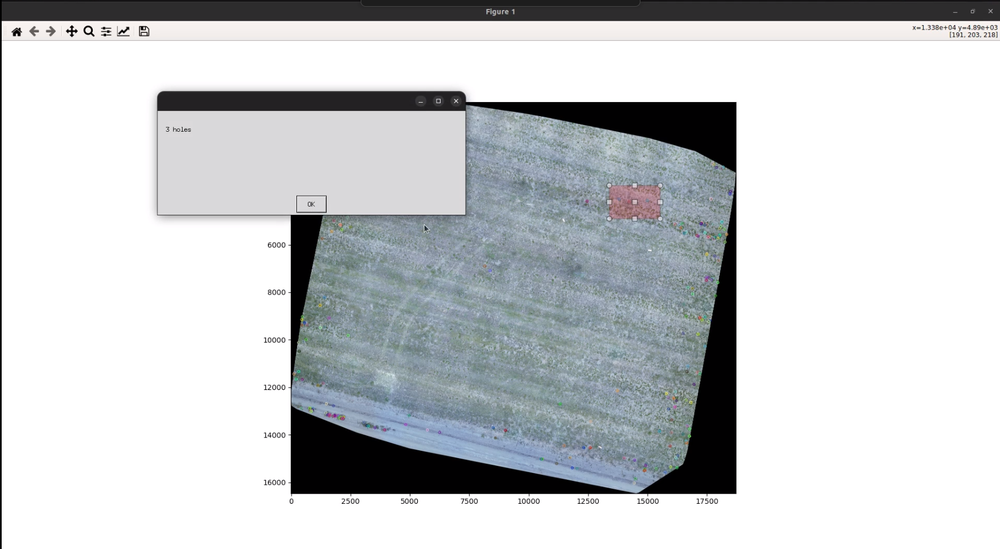
#> input picture pic.png, 1000 x 549 px, shrunk from 1791 x 984 before the run
$ python -i algo.py   (imports and definitions only)
#> lines starting #> are read from the running program, lines starting #| are printed output that depends on the picture; after the words box and inside, x2 and y2 are one past the last pixel; in counts of white or black regions, pixels touching at a corner belong together
#> further down, picture is the input picture: shape (549, 1000, 3); mean B, G, R 204.8, 202.7, 199.9
import gc
import random

from matplotlib.figure import Figure
from matplotlib.widgets import RectangleSelector
import easygui
import PIL
import cv2
import cv2 as cv
import numpy as np
from matplotlib import pyplot as plt

import tkinter as tk
from PIL import ImageTk, Image

coordinates = {}
image_ = None

# def func():
#
#
#     class MousePositionTracker(tk.Frame):
#         """ Tkinter Canvas mouse position widget. """
#
#         def __init__(self, canvas):
#             self.canvas = canvas
#             self.canv_width = self.canvas.cget('width')
#             self.canv_height = self.canvas.cget('height')
#             self.reset()
#
#             # Create canvas cross-hair lines.
#             xhair_opts = dict(dash=(3, 2), fill='white', state=tk.HIDDEN)
#             self.lines = (self.canvas.create_line(0, 0, 0, self.canv_height, **xhair_opts),
#                           self.canvas.create_line(0, 0, self.canv_width, 0, **xhair_opts))
#
#         def cur_selection(self):
#             return (self.start, self.end)
#
#         def begin(self, event):
#             self.hide()
#             self.start = (event.x, event.y)  # Remember position (no drawing).
#
#         def update(self, event):
#             self.end = (event.x, event.y)
#
#             self._update(event)
#             self._command(self.start, (event.x, event.y))  # User callback.
#
#         def _update(self, event):
#             # Update cross-hair lines.
#             self.canvas.coords(self.lines[0], event.x, 0, event.x, self.canv_height)
#             self.canvas.coords(self.lines[1], 0, event.y, self.canv_width, event.y)
#
#             self.show()
#
#         def reset(self):
#             self.start = self.end = None
#
#         def hide(self):
#             self.canvas.itemconfigure(self.lines[0], state=tk.HIDDEN)
#             self.canvas.itemconfigure(self.lines[1], state=tk.HIDDEN)
#
#         def show(self):
#             self.canvas.itemconfigure(self.lines[0], state=tk.NORMAL)
#             self.canvas.itemconfigure(self.lines[1], state=tk.NORMAL)
#
#         def autodraw(self, command=lambda *args: None):
#             """Setup automatic drawing; supports command option"""
#             self.reset()
#             self._command = command
#             self.canvas.bind("<Button-1>", self.begin)
#             self.canvas.bind("<B1-Motion>", self.update)
#             self.canvas.bind("<ButtonRelease-1>", self.quit)
#
#         def quit(self, event):
#             self.hide()  # Hide cross-hairs.
#             self.calHoles()
#             self.reset()
#
#         def calHoles(self):
#             counter = 0
#             print(self.start, self.end)
#             print("coordinates = ", coordinates)
#             for label in coordinates:
#                 if coordinates[label][0] >= min(self.start[0], self.end[0]) and coordinates[label][0] <= max(
#                         self.start[0], self.end[0]) and coordinates[label][1] >= min(self.start[1], self.end[1]) and \
#                         coordinates[label][1] <= max(self.start[1], self.end[1]):
#                     counter += 1
#             easygui.msgbox(str(counter) + " holes")
#             print(counter)
#
#     class SelectionObject:
#         """ Widget to display a rectangular area on given canvas defined by two points
#             representing its diagonal.
#         """
#
#         def __init__(self, canvas, select_opts):
#             # Create attributes needed to display selection.
#             self.canvas = canvas
#             self.select_opts1 = select_opts
#             self.width = self.canvas.cget('width')
#             self.height = self.canvas.cget('height')
#
#             # Options for areas outside rectanglar selection.
#             select_opts1 = self.select_opts1.copy()  # Avoid modifying passed argument.
#             select_opts1.update(state=tk.HIDDEN)  # Hide initially.
#             # Separate options for area inside rectanglar selection.
#             select_opts2 = dict(dash=(2, 2), fill='', outline='white', state=tk.HIDDEN)
#
#             # Initial extrema of inner and outer rectangles.
#             imin_x, imin_y, imax_x, imax_y = 0, 0, 1, 1
#             omin_x, omin_y, omax_x, omax_y = 0, 0, self.width, self.height
#
#             self.rects = (
#                 # Area *outside* selection (inner) rectangle.
#                 self.canvas.create_rectangle(omin_x, omin_y, omax_x, imin_y, **select_opts1),
#                 self.canvas.create_rectangle(omin_x, imin_y, imin_x, imax_y, **select_opts1),
#                 self.canvas.create_rectangle(imax_x, imin_y, omax_x, imax_y, **select_opts1),
#                 self.canvas.create_rectangle(omin_x, imax_y, omax_x, omax_y, **select_opts1),
#                 # Inner rectangle.
#                 self.canvas.create_rectangle(imin_x, imin_y, imax_x, imax_y, **select_opts2)
#             )
#
#         def update(self, start, end):
#             # Current extrema of inner and outer rectangles.
#             imin_x, imin_y, imax_x, imax_y = self._get_coords(start, end)
#             omin_x, omin_y, omax_x, omax_y = 0, 0, self.width, self.height
#
#             # Update coords of all rectangles based on these extrema.
#             self.canvas.coords(self.rects[0], omin_x, omin_y, omax_x, imin_y),
#             self.canvas.coords(self.rects[1], omin_x, imin_y, imin_x, imax_y),
#             self.canvas.coords(self.rects[2], imax_x, imin_y, omax_x, imax_y),
#             self.canvas.coords(self.rects[3], omin_x, imax_y, omax_x, omax_y),
#             self.canvas.coords(self.rects[4], imin_x, imin_y, imax_x, imax_y),
#
#             for rect in self.rects:  # Make sure all are now visible.
#                 self.canvas.itemconfigure(rect, state=tk.NORMAL)
#
#         def _get_coords(self, start, end):
#             """ Determine coords of a polygon defined by the start and
#                 end points one of the diagonals of a rectangular area.
#             """
#             return (min((start[0], end[0])), min((start[1], end[1])),
#                     max((start[0], end[0])), max((start[1], end[1])))
#
#         def hide(self):
#             for rect in self.rects:
#                 self.canvas.itemconfigure(rect, state=tk.HIDDEN)
#
#     class Application(tk.Frame):
#         # Default selection object options.
#         SELECT_OPTS = dict(dash=(2, 2), stipple='gray25', fill='red',
#                            outline='')
#
#         def __init__(self, parent, *args, **kwargs):
#             super().__init__(parent, *args, **kwargs)
#
#             path = "images\current.tif"
#             image_ = ImageTk.PhotoImage(Image.open(path))
#             self.canvas = tk.Canvas(root, width=image_.width(), height=image_.height(),
#                                     borderwidth=0, highlightthickness=0)
#
#             self.canvas.pack(expand=True)
#
#             self.canvas.create_image(0, 0, image=image_, anchor=tk.NW)
#             self.canvas.img = image_  # Keep reference.
#
#             # Create selection object to show current selection boundaries.
#             self.selection_obj = SelectionObject(self.canvas, self.SELECT_OPTS)
#
#             # Callback function to update it given two points of its diagonal.
#             def on_drag(start, end, **kwarg):  # Must accept these arguments.
#                 self.selection_obj.update(start, end)
#
#             # Create mouse position tracker that uses the function.
#             self.posn_tracker = MousePositionTracker(self.canvas)
#
#             self.posn_tracker.autodraw(command=on_drag)  # Enable callbacks.
#
#
#     WIDTH, HEIGHT = 900, 900
#     BACKGROUND = 'grey'
#     TITLE = 'Image Cropper'
#
#     root = tk.Tk()
#     root.title(TITLE)
#     root.geometry('%sx%s' % (WIDTH, HEIGHT))
#     root.configure(background=BACKGROUND)
#
#     app = Application(root, background=BACKGROUND)
#     app.pack(side=tk.TOP, fill=tk.BOTH, expand=tk.TRUE)
#
#     app.mainloop()

def line_select_callback(eclick, erelease):
    'eclick and erelease are the press and release events'
    x1, y1 = eclick.xdata, eclick.ydata
    x2, y2 = erelease.xdata, erelease.ydata
    counter = 0
    for label in coordinates:
        if coordinates[label][0] >= min(y1, y2) and coordinates[label][0] <= max(
                y1, y2) and coordinates[label][1] >= min(x1, x2) and \
                coordinates[label][1] <= max(x1, x2):
            counter += 1

    print("(%3.2f, %3.2f) --> (%3.2f, %3.2f)" % (x1, y1, x2, y2))
    print(" The button you used were: %s %s" % (eclick.button, erelease.button))

    if erelease.button:
        easygui.msgbox(str(counter) + " holes")


def toggle_selector(event):
    print(' Key pressed.')
    if event.key in ['Q', 'q'] and toggle_selector.RS.active:
        print(' RectangleSelector deactivated.')
        toggle_selector.RS.set_active(False)
    if event.key in ['A', 'a'] and not toggle_selector.RS.active:
        print(' RectangleSelector activated.')
        toggle_selector.RS.set_active(True)


def algorithm(originImg):

    img = np.copy(originImg)
    img = cv.cvtColor(img, cv.COLOR_BGR2GRAY)
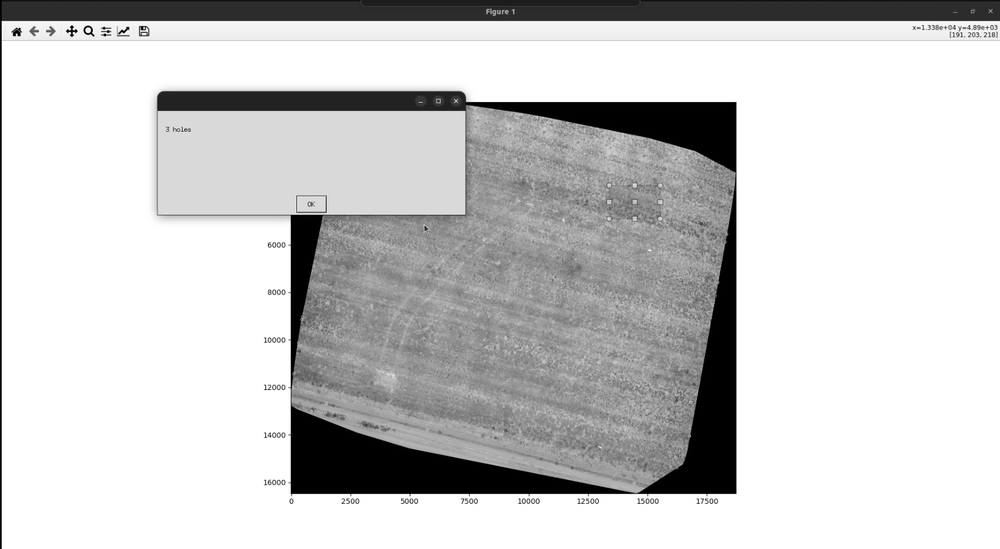
#> img: shape (549, 1000); min 0, max 255, mean 202.1
    hist = cv.calcHist([img], [0], None, [256], (0, 255))
#> hist = 256 values, max 29004 at index 0, min 0 at index 255, mean 967.1

    hist = [h[0] for h in hist][1:]
#> hist = 255 values, max 28891 at index 216, min 0 at index 254, mean 857.2
    for i in range(1, 255):
        hist[i] = hist[i] + hist[i - 1]
#> after the loop, hist = 255 values from 1163 to 218576
    img[img == 0] = 255
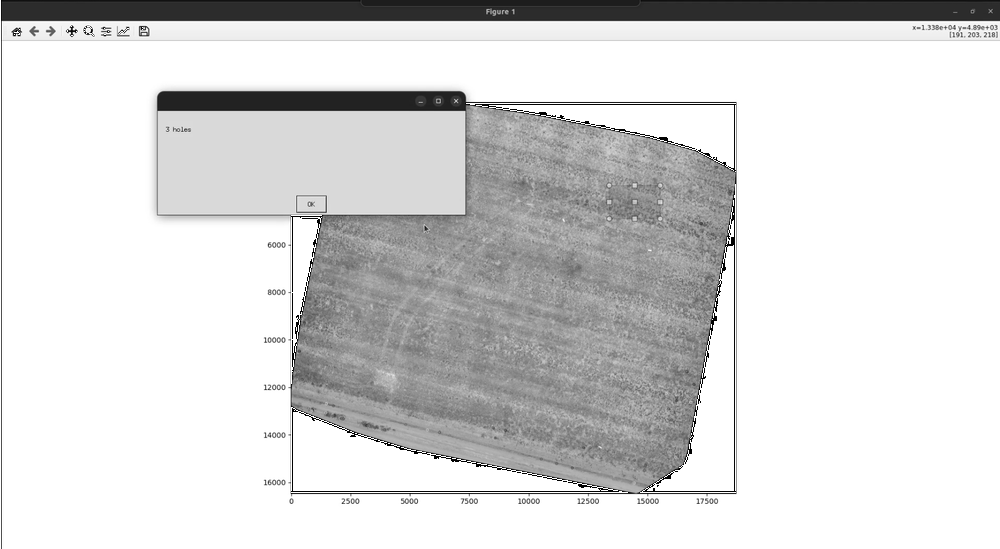
#> img: shape (549, 1000); 5.28% of pixels changed, all inside (x1, y1, x2, y2) = (0, 0, 736, 549)
    imSize = img.shape[0] * img.shape[1]
#> imSize = 549000
    hist = [h / imSize for h in hist]
#> hist = 255 values from 0.00212 to 0.398
    bi = 0
    while hist[bi] <= 0.0009:
        bi += 1
#> this loop made 0 passes
#> after the loop, bi = 0

    ret, th1 = cv.threshold(img, bi, 255, cv.THRESH_BINARY_INV)
#> th1: shape (549, 1000); every value is 0
#> ret = 0
    for k in range(2):
        coords = np.column_stack(np.where(th1 != 0))
        rows, cols = th1.shape
        th1_cpy = np.copy(th1)
        for (i, j) in coords:
            if 0 < i < rows - 1 and 0 < j < cols - 1:
                cnt = 0
                for x in range(-1, 2):
                    for y in range(-1, 2):
                        if th1_cpy[i + x][j + y] != 0:
                            cnt += 1
                if cnt < 9:
                    th1[i][j] = 0
            else:
                th1[i][j] = 0

    ret, labels = cv.connectedComponents(th1)
#> labels: shape (549, 1000) int32; every value is 0
#> ret = 1
    rows, cols = th1.shape

    del img
    gc.collect()
    img = np.copy(originImg)
    labels = np.array(labels)
    for label in range(1, ret):
        coords = np.where(labels == label)
        coord = np.mean(coords, axis=1, dtype=int)
        color = (random.randint(0, 255), random.randint(0, 255), random.randint(0, 255))
        coordinates[label] = coord
        print(f'{label}={coord}')
        try:
            cv2.putText(originImg, str(label), (coord[1] - 5, coord[0] + 5), cv2.FONT_HERSHEY_SIMPLEX, 0.7, color, 5)
        except:
            print("cant count circles")
        img = cv.circle(originImg, center=(coord[1], coord[0]), radius=50, color=color, thickness=20)
#> after the loop, coordinates = 0 items


    fig, current_ax = plt.subplots()  # make a new plotting range

    plt.imshow(img)

    print("\n      click  -->  release")
    # drawtype is 'box' or 'line' or 'none'
#> (the run stopped early here; a loop or call above may not have finished)
